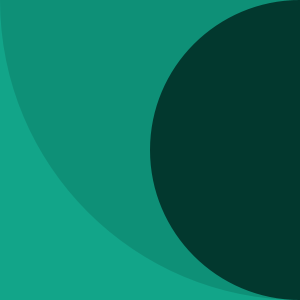
Frame 1 (no input)
Frame 60 (the mouse pressed at the canvas centre just before this capture): identical to frame 1, image omitted
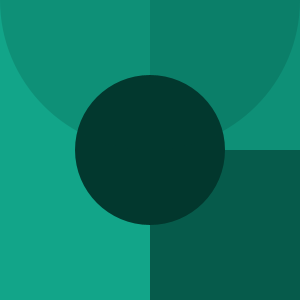
Frame 120 (the mouse held since frame 60 and released just before this capture)

The Processing sketch that drew these frames (run headless with seeded random() and noise(); from frame 60 on, the mouse is pressed at the canvas centre):

// Processing sketch: processing_164813
// ── processing_164813.pde

void setup () {
  size (300, 300);
  noStroke ();
  smooth ();
  
  
}

void draw () {
  float x = mouseX;
  float y = mouseY;
  float xa = width - mouseX;
  float ya = height - mouseY;
  background (#12A589);
  fill (#02362C, 150);
rect (x, height/2, y, y);
  fill (#02362C, 250);
  ellipse (xa, height/2, ya, ya);
  fill (#02362C, 50);
rect (x,0, x*2, height);
fill (#02362C, 50);
ellipse (xa, 0,  ya*2, ya*2);

  
}
